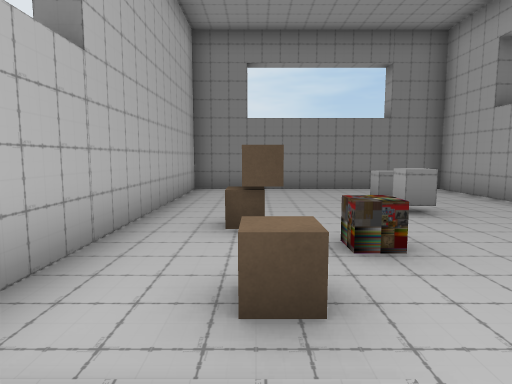
[1] (above)

17 first-person views from a walk through a scene from a Unity 3-D project. The camera is 1.3 m above the floor, tilts 6° down and sees 75° across. Doors are open. The floor is counted in squares, 2 m on a side. Each view is taken from the middle of a square. On the plan, view 1 faces up. The plan holds only what a view shows up to about 10 squares ahead; the rest is blank.

[2]
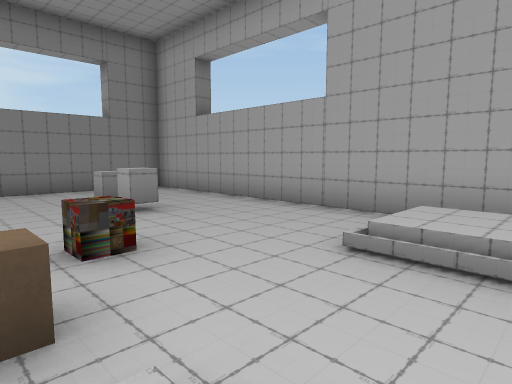

[3]
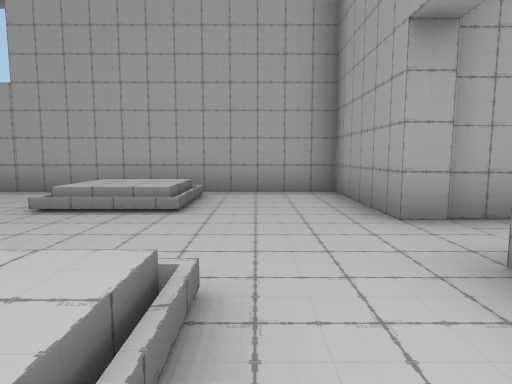

[4]
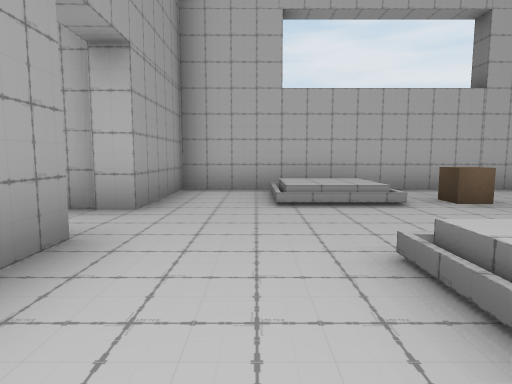

[5]
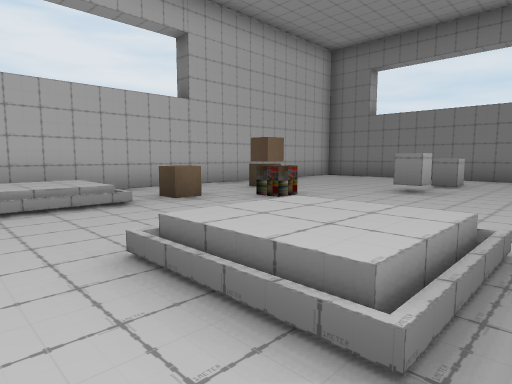

[6]
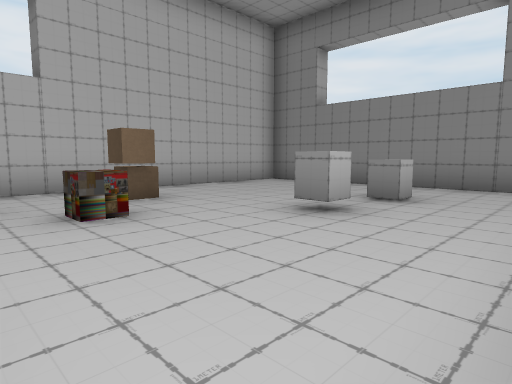

[7]
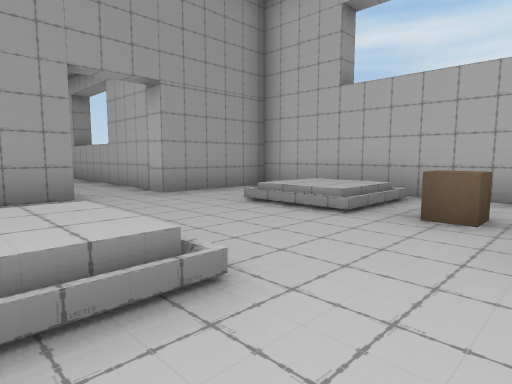

[8]
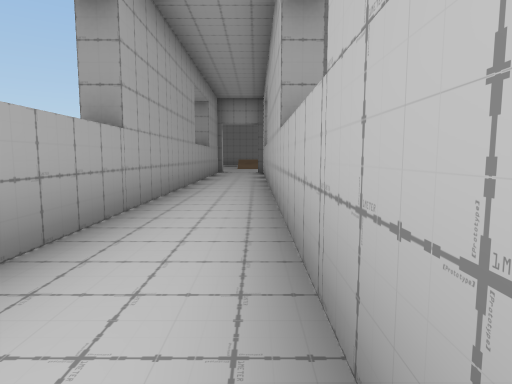

[9]
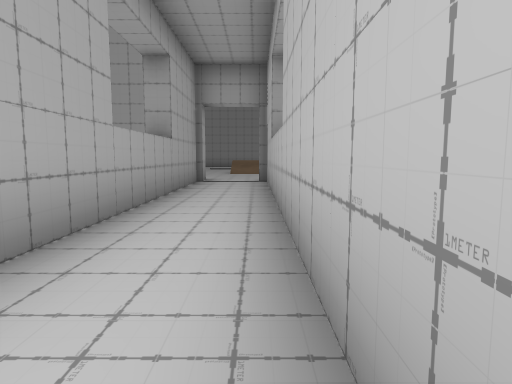

[10]
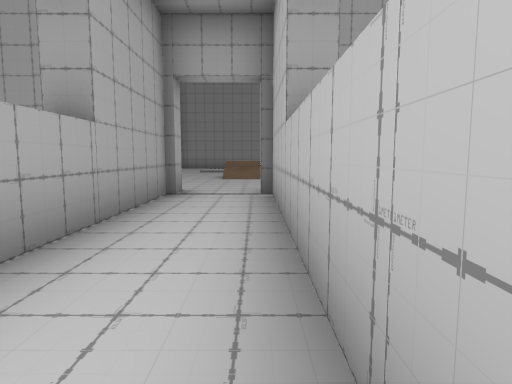

[11]
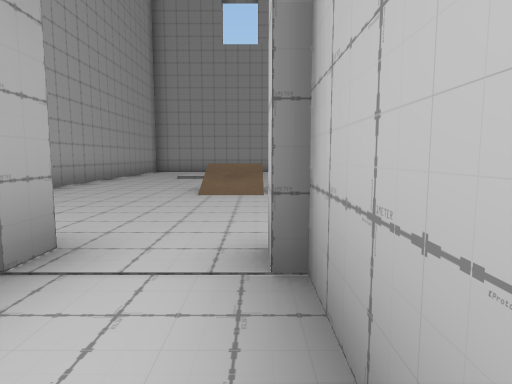

[12]
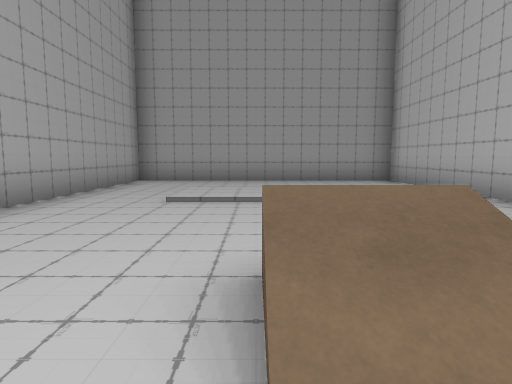

[13]
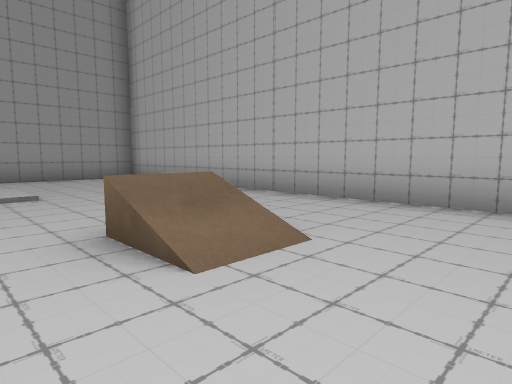

[14]
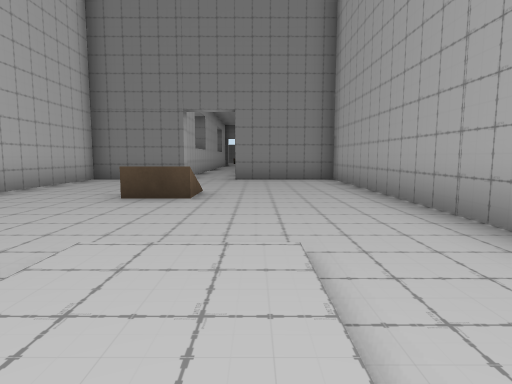

[15]
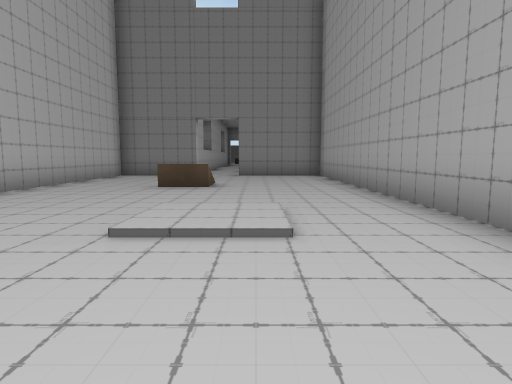

[16]
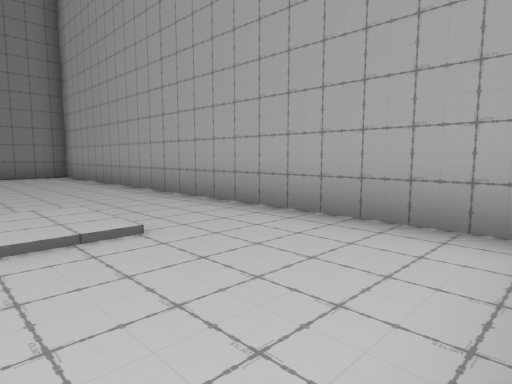

[17]
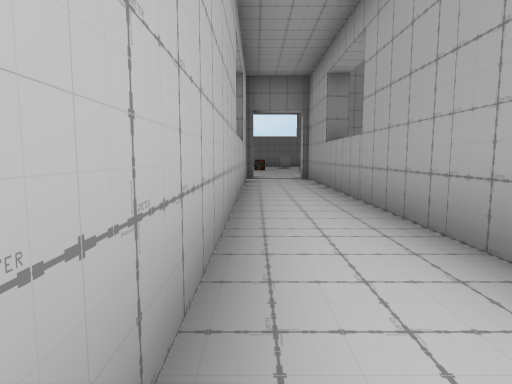

### Floor plan
Key: @ floor where view 1 was taken; # wall or solid block; . main floor; : floor 0.25 m higher than the main floor; + floor 0.5 m higher than the main floor; / step, stairs or slope; D open door; = window, fence, low wall or low ledge; T turret; O other object.
Columns run from 2 left of view 1 to 6 right of it. Each row starts with its distance up from view 1.
 10 #########
  9 #.......#
  8 #.......#
  7 #....T..#
  6 #....T..#
  5 #.......#
  4 #.O.....#
  3 #..O....#
  2 #.O.....#
  1 #/:..:+.#
  0 # @..::.#
 -1 #.......#
 -2 #.......#
 -3 ###DD####
 -4   #..#
 -5   #..#
 -6   #..#
 -7   #..#
 -8   #..#
 -9   #..#
-10   #..#
-11   #..#
-12   #..#
-13   #..#
-14   #..#
-15   #..#
-16   #..#
-17   #..#
-18 ###..####
-19 #.......#
-20 #.......#
-21 #.......#
-22 #../=...#
-23 #..//...#
-24 #.......#
-25 #.......#
-26 #.......#
-27 # ......#
-28 # ......#
-29 #.......#
-30 #.......#
-31 #########

Where each view was taken, in squares from view 1:
view 1: 0 up, 0 right, facing up
view 2: 0 up, 0 right, facing up-right
view 3: 1 down, 1 left, facing right
view 4: 1 down, 5 right, facing left
view 5: 1 down, 5 right, facing up-left
view 6: 2 up, 5 right, facing up-left
view 7: 3 up, 4 right, facing down-left
view 8: 4 down, 1 right, facing down
view 9: 9 down, 1 right, facing down
view 10: 12 down, 1 right, facing down
view 11: 16 down, 1 right, facing down
view 12: 21 down, 2 right, facing down
view 13: 20 down, 3 right, facing down-left
view 14: 28 down, 3 right, facing up
view 15: 30 down, 3 right, facing up
view 16: 30 down, 2 right, facing up-right
view 17: 13 down, 1 right, facing up
